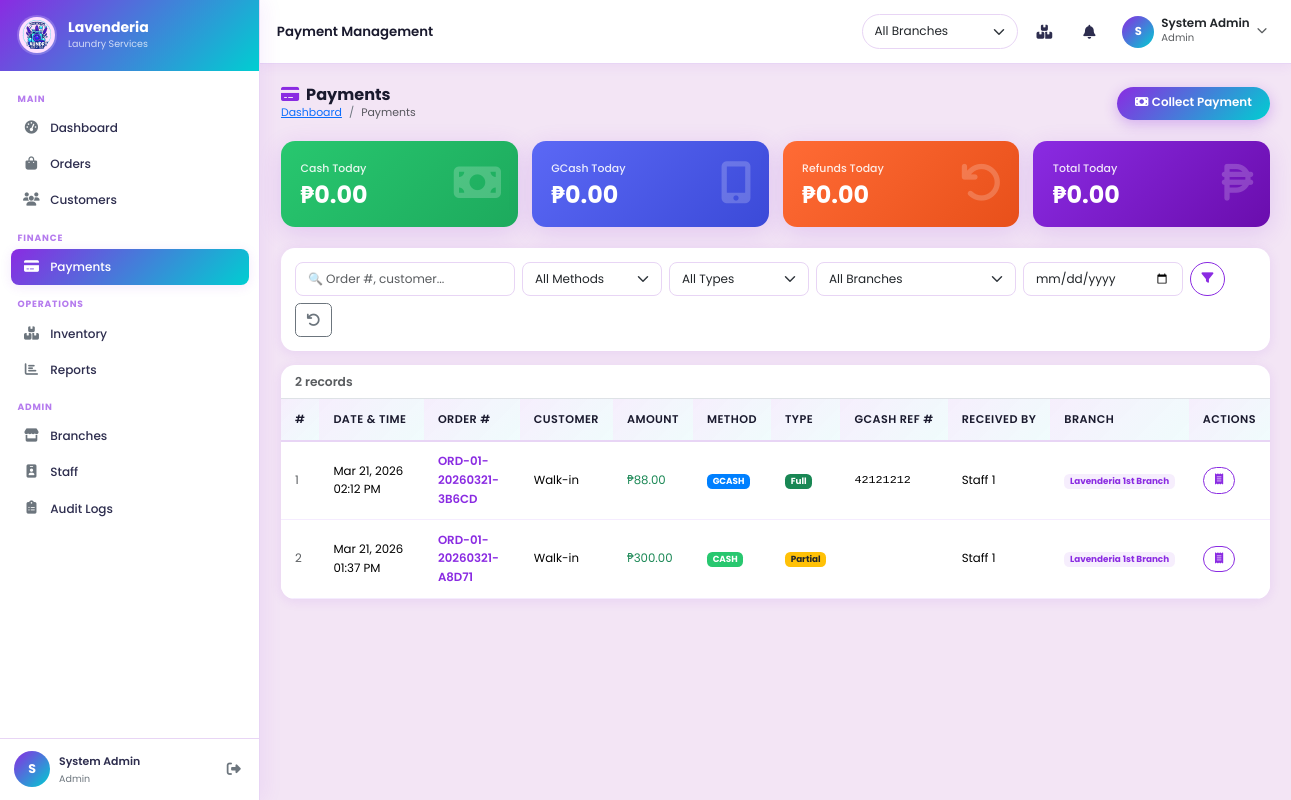
/modules/payments/index.php (signed in), run on the app's committed database.
### tables this page shows
CREATE TABLE `payments` (
  `id` int(11) NOT NULL,
  `order_id` int(11) NOT NULL,
  `branch_id` int(11) NOT NULL,
  `received_by` int(11) NOT NULL,
  `amount` decimal(10,2) NOT NULL,
  `payment_method` enum('cash','gcash') NOT NULL,
  `gcash_reference` varchar(60) DEFAULT NULL,
  `payment_type` enum('full','partial','refund') DEFAULT 'full',
  `notes` text DEFAULT NULL,
  `created_at` timestamp NOT NULL DEFAULT current_timestamp()
);

CREATE TABLE `orders` (
  `id` int(11) NOT NULL,
  `branch_id` int(11) NOT NULL,
  `customer_id` int(11) DEFAULT NULL,
  `staff_id` int(11) NOT NULL,
  `order_number` varchar(40) NOT NULL,
  `barcode` varchar(120) DEFAULT NULL,
  `status` enum('received','washing','drying','ready','claimed') DEFAULT 'received',
  `service_type` enum('wash_fold','dry_clean','ironing') NOT NULL,
  `pricing_type` enum('per_kilo','per_item') NOT NULL DEFAULT 'per_kilo',
  `weight` decimal(8,2) DEFAULT NULL,
  `price_per_unit` decimal(8,2) NOT NULL DEFAULT 0.00,
  `total_amount` decimal(10,2) NOT NULL DEFAULT 0.00,
  `paid_amount` decimal(10,2) NOT NULL DEFAULT 0.00,
  `payment_status` enum('paid','unpaid','partial') DEFAULT 'unpaid',
  `payment_method` enum('cash','gcash') DEFAULT NULL,
  `gcash_reference` varchar(60) DEFAULT NULL,
  `rack_number` varchar(25) DEFAULT NULL,
  `stain_notes` text DEFAULT NULL,
  `special_instructions` text DEFAULT NULL,
  `is_delivery` tinyint(1) DEFAULT 0,
  `pickup_date` datetime DEFAULT NULL,
  `pickup_address` text DEFAULT NULL,
  `due_date` datetime DEFAULT NULL,
  `claimed_date` datetime DEFAULT NULL,
  `created_at` timestamp NOT NULL DEFAULT current_timestamp(),
  `updated_at` timestamp NOT NULL DEFAULT current_timestamp() ON UPDATE current_timestamp()
);

CREATE TABLE `users` (
  `id` int(11) NOT NULL,
  `branch_id` int(11) DEFAULT NULL,
  `username` varchar(60) NOT NULL,
  `password` varchar(255) NOT NULL,
  `full_name` varchar(120) NOT NULL,
  `email` varchar(120) DEFAULT NULL,
  `phone` varchar(25) DEFAULT NULL,
  `role` enum('owner','admin','staff') NOT NULL DEFAULT 'staff',
  `status` enum('active','inactive') DEFAULT 'active',
  `last_login` timestamp NULL DEFAULT NULL,
  `created_at` timestamp NOT NULL DEFAULT current_timestamp(),
  `updated_at` timestamp NOT NULL DEFAULT current_timestamp() ON UPDATE current_timestamp()
);

CREATE TABLE `branches` (
  `id` int(11) NOT NULL,
  `name` varchar(120) NOT NULL,
  `location` varchar(255) NOT NULL,
  `contact` varchar(25) DEFAULT NULL,
  `email` varchar(120) DEFAULT NULL,
  `manager_name` varchar(120) DEFAULT NULL,
  `status` enum('active','inactive') DEFAULT 'active',
  `created_at` timestamp NOT NULL DEFAULT current_timestamp(),
  `updated_at` timestamp NOT NULL DEFAULT current_timestamp() ON UPDATE current_timestamp()
);

### modules/payments/index.php (the view, shortened to what this page needs)
<?php
require_once '../../config/database.php';
require_once '../../config/functions.php';
$bf       = branchFilter('p');
$filter_date   = $_GET['date']      ?? '';
$search        = trim($_GET['q']    ?? '');
$whereArr = ["$bf"];
$whereSQL = implode(' AND ', $whereArr);
$payments = $conn->query("
    SELECT p.*, o.order_number, o.total_amount, o.payment_status,
           c.name AS customer_name, b.name AS branch_name, u.full_name AS staff_name
    FROM payments p
    JOIN orders o ON o.id = p.order_id
    LEFT JOIN customers c ON c.id = o.customer_id
    JOIN branches b ON b.id = p.branch_id
    JOIN users u ON u.id = p.received_by
    WHERE $whereSQL
    ORDER BY p.created_at DESC LIMIT 300
")->fetch_all(MYSQLI_ASSOC);
$today = date('Y-m-d');
$stats = $conn->query("
    SELECT
      COALESCE(SUM(CASE WHEN payment_method='cash'  AND $bf THEN amount END),0) AS cash,
      COALESCE(SUM(CASE WHEN payment_method='gcash' AND $bf THEN amount END),0) AS gcash,
      COALESCE(SUM(CASE WHEN payment_type='refund'  AND $bf THEN amount END),0) AS refunds,
      COALESCE(SUM(CASE WHEN $bf THEN amount END),0)                             AS total
    FROM payments p
    WHERE DATE(p.created_at)='$today'
")->fetch_assoc();
require_once '../../includes/head.php';
?>
<div class="app-layout">
<?php require_once '../../includes/sidebar.php'; ?>
<div class="main-content">
<?php require_once '../../includes/navbar.php'; ?>
<div class="page-content">
  <div class="page-header">
    <div>
      <h4><i class="fas fa-credit-card text-purple me-2"></i>Payments</h4>
      <nav><ol class="breadcrumb">
        <li class="breadcrumb-item"><a href="../dashboard/index.php">Dashboard</a></li>
        <li class="breadcrumb-item active">Payments</li>
      </ol></nav>
    </div>
    <a href="<?= SITE_URL ?>/modules/orders/index.php?payment=unpaid" class="btn btn-primary-grad">
      <i class="fas fa-money-bill me-1"></i>Collect Payment
    </a>
  </div>
  <div class="row g-3 mb-4">
    <div class="col-6 col-md-3">
      <div class="stat-card stat-green">
        <div class="stat-icon"><i class="fas fa-money-bill"></i></div>
        <div class="stat-label">Cash Today</div>
        <div class="stat-value"><?= formatCurrency($stats['cash']) ?></div>
      </div>
    </div>
    <div class="col-6 col-md-3">
      <div class="stat-card stat-indigo">
        <div class="stat-icon"><i class="fas fa-mobile-alt"></i></div>
        <div class="stat-label">GCash Today</div>
        <div class="stat-value"><?= formatCurrency($stats['gcash']) ?></div>
      </div>
    </div>
    <div class="col-6 col-md-3">
      <div class="stat-card stat-orange">
        <div class="stat-icon"><i class="fas fa-undo"></i></div>
        <div class="stat-label">Refunds Today</div>
        <div class="stat-value"><?= formatCurrency($stats['refunds']) ?></div>
      </div>
    </div>
    <div class="col-6 col-md-3">
      <div class="stat-card stat-purple">
        <div class="stat-icon"><i class="fas fa-peso-sign"></i></div>
        <div class="stat-label">Total Today</div>
        <div class="stat-value"><?= formatCurrency($stats['total']) ?></div>
      </div>
    </div>
  </div>
  <form method="GET" class="card mb-3">
    <div class="card-body d-flex flex-wrap gap-2">
      <input type="text" name="q" class="form-control" placeholder="🔍 Order #, customer..." value="<?= e($search) ?>" style="max-width:220px">
      <select name="method" class="form-select" style="max-width:140px">
        <option value="">All Methods</option>
      </select>
      <select name="type" class="form-select" style="max-width:140px">
        <option value="">All Types</option>
      </select>
      <?php if (in_array($_SESSION['role'],['owner','admin'],true)): ?>
      <select name="branch_id" class="form-select" style="max-width:200px">
        <option value="0">All Branches</option>
      </select>
      <?php endif; ?>
      <input type="date" name="date" class="form-control" value="<?= e($filter_date) ?>" style="max-width:160px">
      <button type="submit" class="btn btn-outline-primary"><i class="fas fa-filter"></i></button>
      <a href="?" class="btn btn-outline-secondary"><i class="fas fa-undo"></i></a>
    </div>
  </form>
  <div class="card table-card">
    <div class="d-flex justify-content-between align-items-center px-3 py-2 border-bottom">
      <span class="fw-600 text-muted small"><?= count($payments) ?> records</span>
    </div>
    <div class="table-responsive">
      <table class="table mb-0" id="mainTable">
        <thead>
          <tr>
            <th>#</th>
            <th>Date &amp; Time</th>
            <th>Order #</th>
            <th>Customer</th>
            <th>Amount</th>
            <th>Method</th>
            <th>Type</th>
            <th>GCash Ref #</th>
            <th>Received By</th>
            <th>Branch</th>
            <th>Actions</th>
          </tr>
        </thead>
        <tbody>
          <?php if (empty($payments)): ?>
            <tr><td colspan="11" class="text-center text-muted py-5">
              <i class="fas fa-credit-card fa-2x d-block mb-2 opacity-25"></i>No payments found.
            </td></tr>
          <?php else: foreach ($payments as $i => $p): ?>
          <tr>
            <td class="text-muted small"><?= $i + 1 ?></td>
            <td><?= date('M d, Y h:i A', strtotime($p['created_at'])) ?></td>
            <td>
              <a href="<?= SITE_URL ?>/modules/orders/view.php?id=<?= $p['order_id'] ?>" class="fw-600 text-purple text-decoration-none">
                <?= e($p['order_number']) ?>
              </a>
            </td>
            <td><?= e($p['customer_name'] ?? 'Walk-in') ?></td>
            <td class="fw-700 <?= $p['payment_type']==='refund'?'text-danger':'text-success' ?>">
              <?= $p['payment_type']==='refund'?'-':'' ?><?= formatCurrency($p['amount']) ?>
            </td>
            <td><?= methodBadge($p['payment_method']) ?></td>
            <td>
              <span class="badge <?= $p['payment_type']==='full'?'bg-success':($p['payment_type']==='partial'?'bg-warning text-dark':'bg-danger') ?>">
                <?= ucfirst($p['payment_type']) ?>
              </span>
            </td>
            <td class="font-monospace small"><?= e($p['gcash_reference'] ?? '—') ?></td>
            <td><?= e($p['staff_name']) ?></td>
            <td><span class="badge bg-purple-soft text-purple"><?= e($p['branch_name']) ?></span></td>
            <td>
              <button class="btn btn-sm btn-outline-primary" onclick="printReceipt(<?= $p['order_id'] ?>)"
                      title="Print Receipt"><i class="fas fa-receipt"></i></button>
            </td>
          </tr>
          <?php endforeach; endif; ?>
        </tbody>
      </table>
    </div>
  </div>
</div>
<?php require_once '../../includes/footer.php'; ?>

### config/functions.php (shortened to what this page needs)
<?php
function e(string $val): string
{
    return htmlspecialchars($val, ENT_QUOTES | ENT_SUBSTITUTE, 'UTF-8');
}
function formatCurrency(float $amount): string
{
    return '₱' . number_format($amount, 2);
}
function methodBadge(?string $method): string
{
    $cls = $method === 'gcash' ? 'badge-gcash' : 'badge-cash';
    return "<span class=\"badge $cls\">" . strtoupper($method) . "</span>";
}
function branchFilter(string $alias = ''): string
{
    $col = $alias ? "$alias.branch_id" : 'branch_id';
    if (in_array($_SESSION['role'] ?? '', ['owner', 'admin'], true)) return '1=1';
    return "$col = " . (int) ($_SESSION['branch_id'] ?? 0);
}

### assets/css/style.css (style rules this page uses)
:root { --primary: #8A2BE2; --primary-d: #6A0DAD; --primary-light: #B57BEE; --secondary: #00CED1; --sec-light: #40E0D0; --bg: #F3E5F5; --bg-card: #FFFFFF; --dark: #1A1A2E; --text: #2D2D4E; --muted: #6c757d; --border: #E8D5F5; --gradient: linear-gradient(135deg, #8A2BE2 0%, #00CED1 100%); --gradient-d: linear-gradient(135deg, #6A0DAD 0%, #00A8B0 100%); --shadow-sm: 0 2px 12px rgba(138,43,226,.10); --shadow-md: 0 6px 24px rgba(138,43,226,.16); --shadow-lg: 0 12px 40px rgba(138,43,226,.22); --sidebar-w: 260px; --navbar-h: 64px; --radius: 14px; --radius-sm: 8px; font-size: 14px; }
*, *::before, *::after { box-sizing: border-box; }
body { font-family: 'Poppins', 'Segoe UI', sans-serif; background: var(--bg); color: var(--text); margin: 0; padding: 0; line-height: 1.6; }
.app-layout { display: flex; min-height: 100vh; }
.main-content { margin-left: var(--sidebar-w); flex: 1; display: flex; flex-direction: column; min-height: 100vh; transition: margin-left .28s ease; }
.page-content { padding: 1.5rem; flex: 1; }
.page-header { display: flex; align-items: center; justify-content: space-between; margin-bottom: 1.4rem; flex-wrap: wrap; gap: .5rem; }
.page-header h4 { font-weight: 700; color: var(--dark); margin: 0; font-size: 1.15rem; }
.page-header .breadcrumb { font-size: .78rem; margin: 0; --bs-breadcrumb-divider-color: var(--muted); }
.card { border: none; border-radius: var(--radius); box-shadow: var(--shadow-sm); background: var(--bg-card); transition: box-shadow .2s; }
.stat-card { border-radius: var(--radius); padding: 1.3rem 1.4rem; color: #fff; position: relative; overflow: hidden; box-shadow: var(--shadow-md); transition: transform .2s, box-shadow .2s; }
.stat-card .stat-icon { position: absolute; right: 1.2rem; top: 50%; transform: translateY(-50%); font-size: 3rem; opacity: .2; }
.stat-card .stat-label { font-size: .78rem; font-weight: 500; opacity: .88; margin-bottom: .25rem; }
.stat-card .stat-value { font-size: 1.7rem; font-weight: 700; line-height: 1.2; }
.stat-purple { background: linear-gradient(135deg, #8A2BE2, #6A0DAD); }
.stat-orange { background: linear-gradient(135deg, #FF6B35, #E8501A); }
.stat-green { background: linear-gradient(135deg, #28C76F, #1DAA5D); }
.stat-indigo { background: linear-gradient(135deg, #5B68F5, #3B4AD8); }
.btn-primary-grad { background: var(--gradient); border: none; color: #fff; border-radius: 50px; padding: .55rem 1.3rem; font-weight: 600; font-size: .85rem; transition: opacity .18s, box-shadow .18s; box-shadow: 0 4px 14px rgba(138,43,226,.3); }
.btn-outline-primary { border-color: var(--primary); color: var(--primary); border-radius: 50px; font-size: .85rem; }
.btn-sm { padding: .3rem .8rem; font-size: .78rem; }
.badge-cash { background: #28C76F; color: #fff; }
.badge-gcash { background: #0080FF; color: #fff; }
.table-card { border-radius: var(--radius); overflow: hidden; box-shadow: var(--shadow-sm); }
.table thead th { background: linear-gradient(135deg, rgba(138,43,226,.08), rgba(0,206,209,.06)); color: var(--dark); font-weight: 600; font-size: .8rem; text-transform: uppercase; letter-spacing: .04em; border-bottom: 2px solid var(--border); padding: .8rem 1rem; white-space: nowrap; }
.table tbody td { padding: .75rem 1rem; vertical-align: middle; font-size: .84rem; border-color: #F5ECFF; }
.form-control, .form-select { border-radius: var(--radius-sm); border-color: var(--border); font-size: .86rem; padding: .5rem .85rem; }
.text-purple { color: var(--primary) !important; }
.bg-purple-soft { background: rgba(138,43,226,.08); }
.fw-600 { font-weight: 600; }
.card, .stat-card { animation: fadeInUp .35s ease forwards; }

### data on the page
payments: created_at "Mar 21, 2026 02:12 PM", order.order_number "ORD-01-20260321-3B6CD", customer_name "Walk-in", amount "₱88.00", payment_method "GCASH", payment_type "Full", gcash_reference "42121212", received_by.full_name "Staff 1", branch.name "Lavenderia 1st Branch"
payments: created_at "Mar 21, 2026 01:37 PM", order.order_number "ORD-01-20260321-A8D71", customer_name "Walk-in", amount "₱300.00", payment_method "CASH", payment_type "Partial", received_by.full_name "Staff 1", branch.name "Lavenderia 1st Branch"

### other printed values
substr($_SESSION['full_name'] ?? 'U', 0, 1) "S"
$_SESSION['full_name'] "System Admin"
$role "Admin"
$navTitle "Payment Management"
formatCurrency($stats['cash']) "₱0.00"
formatCurrency($stats['gcash']) "₱0.00"
formatCurrency($stats['refunds']) "₱0.00"
formatCurrency($stats['total']) "₱0.00"
count($payments) "2"
